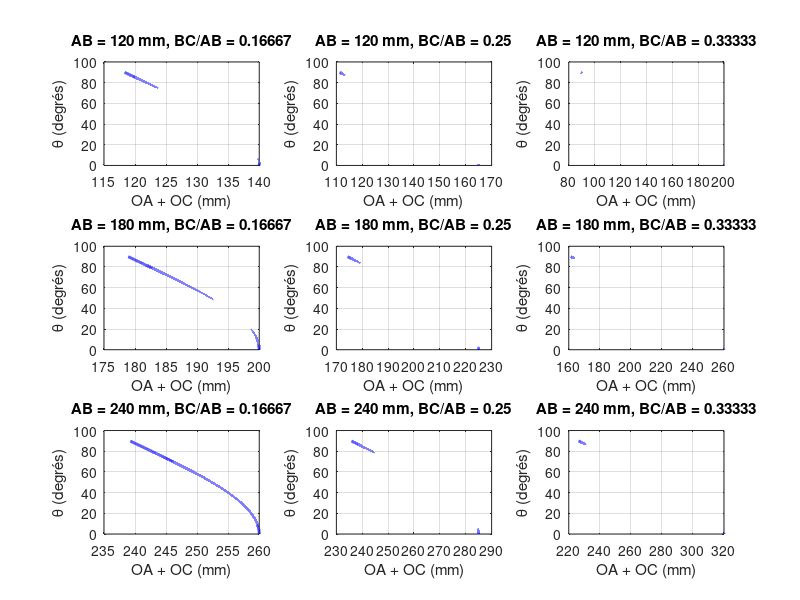

The MATLAB source for this figure:
% Constantes
AB = [120, 180, 240]; %(en mm)
BC_ratios = [1/6, 1/4, 1/3];

% Préparation du tableau de graphiques
figure;
subplot_rows = length(AB);
subplot_cols = length(BC_ratios);

% Calculs
for i = 1:subplot_rows
    for j = 1:subplot_cols

        % Variables
        BC = AB * BC_ratios(j);
        OA = linspace(0, AB(i), 10000000);
        theta_OAB = acos(OA / AB(i));
        OB = AB(i) * sin(theta_OAB); 

        % Filtrer les cas valides (OB <= BC)
        valid = OB <= BC(j);

        % Calcul pour les cas valides uniquement
        OC = sqrt(BC(j)^2 - OB(valid).^2);
        theta = acos(OC/BC(j));
        theta_deg = rad2deg(theta);

        % Création du sous-graphique pour chaque combinaison
        subplot(subplot_rows, subplot_cols, (i-1)*subplot_cols + j);
        plot(OA(valid) + OC, theta_deg, 'b', 'LineWidth', 2);
        xlabel('OA + OC (mm)');
        ylabel('\theta (degrés)');
        title(['AB = ' num2str(AB(i)) ' mm, BC/AB = ' num2str(BC_ratios(j))]);
        grid on;
    end
end

% % Points
% A = [0;
%     0];
% B = A+[AB*cos(theta_0);
%     AB*sin(theta_0)];
